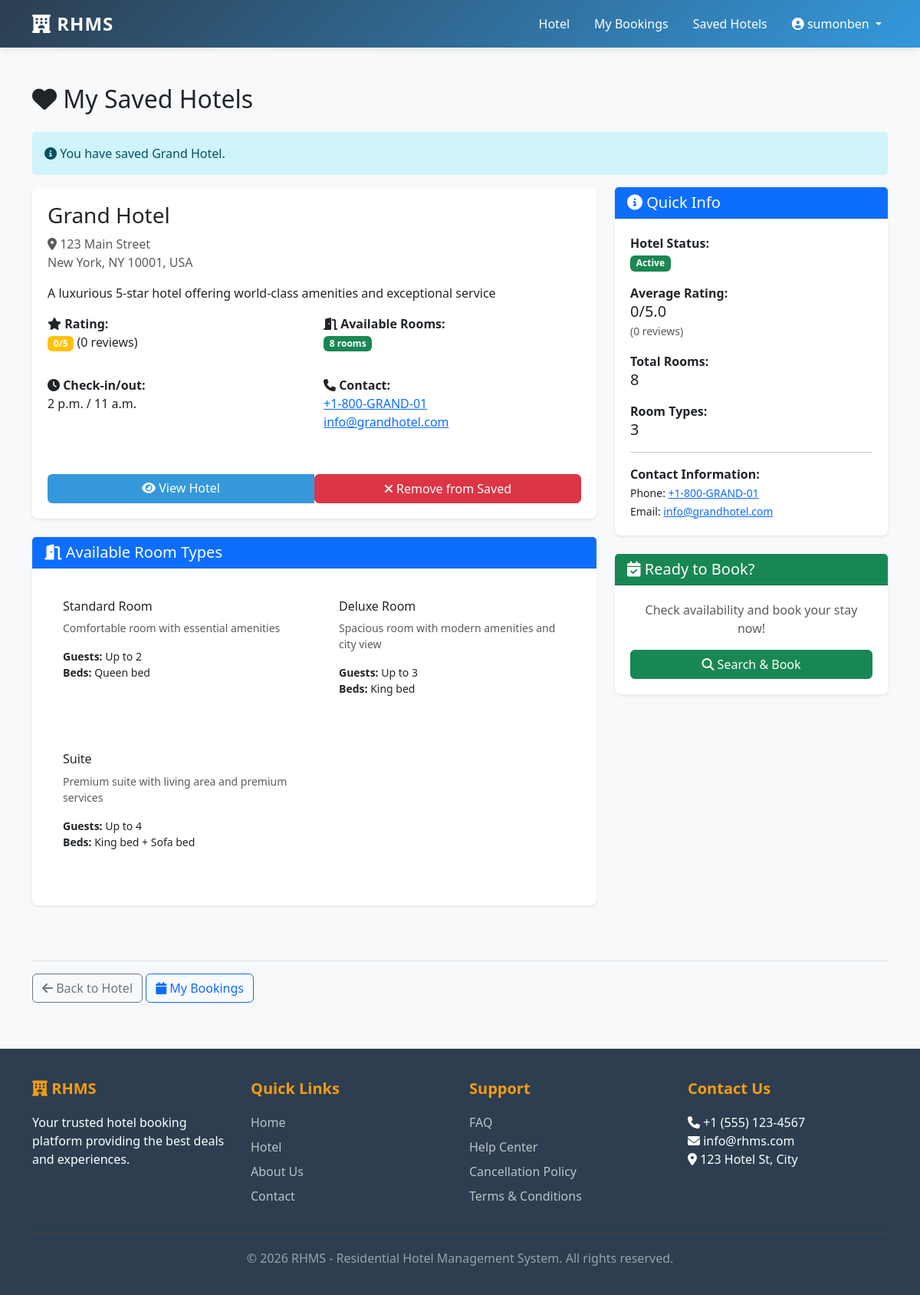
Page /saved-hotels/ (signed in) on the committed database.
### hotel/models.py (models this page shows, shortened)
class Hotel(models.Model):
    STATUS_CHOICES = [
        ('active', 'Active'),
        ('inactive', 'Inactive'),
        ('maintenance', 'Under Maintenance'),
    ]
    name = models.CharField(max_length=200, unique=True)
    slug = models.SlugField(unique=True)
    description = models.TextField()
    email = models.EmailField()
    phone = models.CharField(max_length=20)
    address = models.CharField(max_length=255)
    city = models.CharField(max_length=100)
    state = models.CharField(max_length=100)
    country = models.CharField(max_length=100)
    postal_code = models.CharField(max_length=20)
    latitude = models.FloatField(null=True, blank=True)
    longitude = models.FloatField(null=True, blank=True)
    image = models.ImageField(upload_to='hotels/')
    banner = models.ImageField(upload_to='hotels/banners/')
    rating = models.FloatField(
        default=0,
        validators=[MinValueValidator(0), MaxValueValidator(5)]
    )
    total_reviews = models.IntegerField(default=0)
    check_in_time = models.TimeField(default='14:00')
    check_out_time = models.TimeField(default='11:00')
    status = models.CharField(max_length=20, choices=STATUS_CHOICES, default='active')
    is_featured = models.BooleanField(default=False)
    meta_description = models.CharField(max_length=160, blank=True, help_text="SEO meta description (max 160 chars)")
    meta_keywords = models.CharField(max_length=200, blank=True, help_text="Comma-separated keywords")
    created_at = models.DateTimeField(auto_now_add=True)
    updated_at = models.DateTimeField(auto_now=True)
    class Meta:
        ordering = ['-created_at']
        indexes = [
            models.Index(fields=['slug']),
            models.Index(fields=['status']),
        ]
    def get_average_rating(self):
        if self.total_reviews > 0:
            return round(self.rating / self.total_reviews, 1)
        return 0

class Room(models.Model):
    STATUS_CHOICES = [
        ('available', 'Available'),
        ('occupied', 'Occupied'),
        ('maintenance', 'Under Maintenance'),
        ('unavailable', 'Unavailable'),
    ]
    hotel = models.ForeignKey(Hotel, on_delete=models.CASCADE, related_name='rooms')
    room_type = models.ForeignKey(RoomType, on_delete=models.SET_NULL, null=True, related_name='rooms')
    room_number = models.CharField(max_length=20)
    floor = models.IntegerField()
    price_per_night = models.DecimalField(max_digits=10, decimal_places=2)
    discount_price = models.DecimalField(
        max_digits=10,
        decimal_places=2,
        null=True,
        blank=True,
        help_text="Price after discount"
    )
    status = models.CharField(max_length=20, choices=STATUS_CHOICES, default='available')
    is_active = models.BooleanField(default=True)
    created_at = models.DateTimeField(auto_now_add=True)
    updated_at = models.DateTimeField(auto_now=True)
    class Meta:
        unique_together = ['hotel', 'room_number']
        ordering = ['floor', 'room_number']
        indexes = [
            models.Index(fields=['status']),
            models.Index(fields=['hotel', 'status']),
        ]

class RoomType(models.Model):
    hotel = models.ForeignKey(Hotel, on_delete=models.CASCADE, related_name='room_types')
    name = models.CharField(max_length=100)  # Single, Double, Suite, etc.
    slug = models.SlugField(blank=True, help_text="Auto-generated from name")
    description = models.TextField()
    max_guests = models.IntegerField(default=1, validators=[MinValueValidator(1)])
    beds = models.CharField(max_length=100)  # Single bed, Double bed, etc.
    amenities = models.TextField(help_text="Comma-separated list of amenities")
    image = models.ImageField(upload_to='room_types/')
    image_alt_text = models.CharField(max_length=200, blank=True, help_text="Alt text for SEO")
    class Meta:
        unique_together = ['hotel', 'name']

### hotel/views.py (the view)
# urls.py: path('saved-hotels/', views.saved_hotels, name='saved_hotels'),
def saved_hotels(request):
    if not request.user.is_authenticated:
        messages.error(request, 'Please login to view saved hotels.')
        return redirect('users:login')
    hotel = get_default_hotel()
    saved = SavedHotel.objects.filter(user=request.user, hotel=hotel).exists()
    return render(request, 'hotel/saved_hotels.html', {
        'hotel': hotel,
        'is_saved': saved
    })

### templates/hotel/saved_hotels.html (shortened to what this page needs)
{% extends 'base.html' %}
{% load static %}
{% block content %}
<div class="container mt-5 mb-5">
    <div class="row">
        <div class="col-md-12">
            <h2 class="mb-4"><i class="fas fa-heart"></i> My Saved Hotels</h2>
            {% if is_saved %}
                <div class="alert alert-info">
                    <i class="fas fa-info-circle"></i> You have saved {{ hotel.name }}.
                </div>
                <div class="row">
                    <div class="col-md-8">
                        <div class="card shadow-sm mb-4">
                            <div class="card-body">
                                <h5 class="card-title h3">{{ hotel.name }}</h5>
                                <p class="text-muted mb-3">
                                    <i class="fas fa-map-marker-alt"></i> {{ hotel.address }}<br>
                                    {{ hotel.city }}, {{ hotel.state }} {{ hotel.postal_code }}, {{ hotel.country }}
                                </p>
                                <p class="card-text">{{ hotel.description }}</p>
                                <div class="row mb-3">
                                    <div class="col-md-6">
                                        <p>
                                            <strong><i class="fas fa-star"></i> Rating:</strong><br>
                                            <span class="badge bg-warning">{{ hotel.get_average_rating }}/5</span>
                                            ({{ hotel.total_reviews }} reviews)
                                        </p>
                                    </div>
                                    <div class="col-md-6">
                                        <p>
                                            <strong><i class="fas fa-door-open"></i> Available Rooms:</strong><br>
                                            <span class="badge bg-success">{{ hotel.rooms.filter|length }} rooms</span>
                                        </p>
                                    </div>
                                </div>
                                <div class="row mb-3">
                                    <div class="col-md-6">
                                        <p>
                                            <strong><i class="fas fa-clock"></i> Check-in/out:</strong><br>
                                            {{ hotel.check_in_time }} / {{ hotel.check_out_time }}
                                        </p>
                                    </div>
                                    <div class="col-md-6">
                                        <p>
                                            <strong><i class="fas fa-phone"></i> Contact:</strong><br>
                                            <a href="tel:{{ hotel.phone }}">{{ hotel.phone }}</a><br>
                                            <a href="mailto:{{ hotel.email }}">{{ hotel.email }}</a>
                                        </p>
                                    </div>
                                </div>
                                <div class="btn-group w-100 mt-4" role="group">
                                    <a href="{% url 'hotel:home' %}" class="btn btn-primary">
                                        <i class="fas fa-eye"></i> View Hotel
                                    </a>
                                    <form method="post" action="{% url 'hotel:save_hotel' %}" style="width: 50%;">
                                        <button type="submit" class="btn btn-danger w-100">
                                            <i class="fas fa-times"></i> Remove from Saved
                                        </button>
                                    </form>
                                </div>
                            </div>
                        </div>
                        {% if hotel.room_types.all %}
                        <div class="card shadow-sm mb-4">
                            <div class="card-header bg-primary text-white">
                                <h5 class="mb-0"><i class="fas fa-door-open"></i> Available Room Types</h5>
                            </div>
                            <div class="card-body">
                                <div class="row">
                                    {% for room_type in hotel.room_types.all %}
                                        <div class="col-md-6 mb-3">
                                            <div class="card">
                                                <div class="card-body">
                                                    <h6>{{ room_type.name }}</h6>
                                                    <p class="small text-muted">{{ room_type.description }}</p>
                                                    <p class="small">
                                                        <strong>Guests:</strong> Up to {{ room_type.max_guests }}<br>
                                                        <strong>Beds:</strong> {{ room_type.beds }}
                                                    </p>
                                                </div>
                                            </div>
                                        </div>
                                    {% endfor %}
                                </div>
                            </div>
                        </div>
                        {% endif %}
                    </div>
                    <div class="col-md-4">
                        <div class="card shadow-sm">
                            <div class="card-header bg-primary text-white">
                                <h5 class="mb-0"><i class="fas fa-info-circle"></i> Quick Info</h5>
                            </div>
                            <div class="card-body">
                                <p class="mb-3">
                                    <strong>Hotel Status:</strong><br>
                                    <span class="badge bg-success">{{ hotel.get_status_display }}</span>
                                </p>
                                <p class="mb-3">
                                    <strong>Average Rating:</strong><br>
                                    <span class="h5">{{ hotel.get_average_rating }}/5.0</span><br>
                                    <small class="text-muted">({{ hotel.total_reviews }} reviews)</small>
                                </p>
                                <p class="mb-3">
                                    <strong>Total Rooms:</strong><br>
                                    <span class="h5">{{ hotel.rooms.count }}</span>
                                </p>
                                <p class="mb-3">
                                    <strong>Room Types:</strong><br>
                                    <span class="h5">{{ hotel.room_types.count }}</span>
                                </p>
                                <hr>
                                <p class="mb-0">
                                    <strong>Contact Information:</strong><br>
                                    <small>
                                        Phone: <a href="tel:{{ hotel.phone }}">{{ hotel.phone }}</a><br>
                                        Email: <a href="mailto:{{ hotel.email }}">{{ hotel.email }}</a>
                                    </small>
                                </p>
                            </div>
                        </div>
                        <div class="card shadow-sm mt-4">
                            <div class="card-header bg-success text-white">
                                <h5 class="mb-0"><i class="fas fa-calendar-check"></i> Ready to Book?</h5>
                            </div>
                            <div class="card-body text-center">
                                <p class="text-muted mb-3">Check availability and book your stay now!</p>
                                <a href="{% url 'hotel:home' %}" class="btn btn-success w-100">
                                    <i class="fas fa-search"></i> Search & Book
                                </a>
                            </div>
                        </div>
                    </div>
                </div>
            {% endif %}
            <div class="mt-5 pt-3 border-top">
                <a href="{% url 'hotel:home' %}" class="btn btn-outline-secondary">
                    <i class="fas fa-arrow-left"></i> Back to Hotel
                </a>
                {% if user.is_authenticated %}
                    <a href="{% url 'booking:booking_list' %}" class="btn btn-outline-primary">
                        <i class="fas fa-calendar"></i> My Bookings
                    </a>
                {% endif %}
            </div>
        </div>
    </div>
</div>
{% endblock %}

### templates/base.html (shortened to what this page needs)
<!DOCTYPE html>
<html lang="en">
<head>
    <link href="https://cdn.jsdelivr.net/npm/bootstrap@5.3.0/dist/css/bootstrap.min.css" rel="stylesheet">
    <link rel="stylesheet" href="https://cdnjs.cloudflare.com/ajax/libs/font-awesome/6.4.0/css/all.min.css">
</head>
<body>
    <nav class="navbar navbar-expand-lg navbar-dark">
        <div class="container">
            <a class="navbar-brand" href="{% url 'hotel:home' %}">
                <i class="fas fa-hotel"></i> RHMS
            </a>
            <div class="collapse navbar-collapse" id="navbarNav">
                <ul class="navbar-nav ms-auto">
                    <li class="nav-item">
                        <a class="nav-link" href="{% url 'hotel:home' %}">Hotel</a>
                    </li>
                    {% if user.is_authenticated %}
                        <li class="nav-item">
                            <a class="nav-link" href="{% url 'booking:booking_list' %}">My Bookings</a>
                        </li>
                        <li class="nav-item">
                            <a class="nav-link" href="{% url 'hotel:saved_hotels' %}">Saved Hotels</a>
                        </li>
                        <li class="nav-item dropdown user-dropdown">
                            <a class="nav-link dropdown-toggle" href="#" id="userDropdown" role="button" data-bs-toggle="dropdown">
                                <i class="fas fa-user-circle"></i> {{ user.first_name|default:user.username }}
                            </a>
                        </li>
                    {% endif %}
                </ul>
            </div>
        </div>
    </nav>
    {% block content %}{% endblock %}
    <footer class="footer">
        <div class="container">
            <div class="row">
                <div class="col-md-3 footer-section">
                    <h5><i class="fas fa-hotel"></i> RHMS</h5>
                    <p>Your trusted hotel booking platform providing the best deals and experiences.</p>
                </div>
                <div class="col-md-3 footer-section">
                    <h5>Quick Links</h5>
                    <ul>
                        <li><a href="{% url 'hotel:home' %}">Home</a></li>
                        <li><a href="{% url 'hotel:home' %}">Hotel</a></li>
                        <li><a href="#">About Us</a></li>
                        <li><a href="#">Contact</a></li>
                    </ul>
                </div>
                <div class="col-md-3 footer-section">
                    <h5>Support</h5>
                    <ul>
                        <li><a href="#">FAQ</a></li>
                        <li><a href="#">Help Center</a></li>
                        <li><a href="#">Cancellation Policy</a></li>
                        <li><a href="#">Terms & Conditions</a></li>
                    </ul>
                </div>
                <div class="col-md-3 footer-section">
                    <h5>Contact Us</h5>
                    <ul>
                        <li><i class="fas fa-phone"></i> +1 (555) 123-4567</li>
                        <li><i class="fas fa-envelope"></i> info@rhms.com</li>
                        <li><i class="fas fa-map-marker-alt"></i> 123 Hotel St, City</li>
                    </ul>
                </div>
            </div>
            <div class="footer-bottom">
                <p>&copy; 2026 RHMS - Residential Hotel Management System. All rights reserved.</p>
            </div>
        </div>
    </footer>
</body>
</html>

### rows in the picture
Hotel: name "Grand Hotel", address "123 Main Street", city "New York", state "NY", postal_code "10001", country "USA", description "A luxurious 5-star hotel offering world-class amenities and exceptional service", get_average_rating "0", total_reviews "0", rooms.filter|length "8", check_in_time "2 p.m.", check_out_time "11 a.m.", phone "+1-800-GRAND-01", email "info@grandhotel.com", status "Active", rooms.count "8", room_types.count "3"
RoomType: name "Standard Room", description "Comfortable room with essential amenities", max_guests "2", beds "Queen bed"
RoomType: name "Deluxe Room", description "Spacious room with modern amenities and city view", max_guests "3", beds "King bed"
RoomType: name "Suite", description "Premium suite with living area and premium services", max_guests "4", beds "King bed + Sofa bed"

### other values in the picture
{{ user.first_name|default:user.username }} "sumonben"
